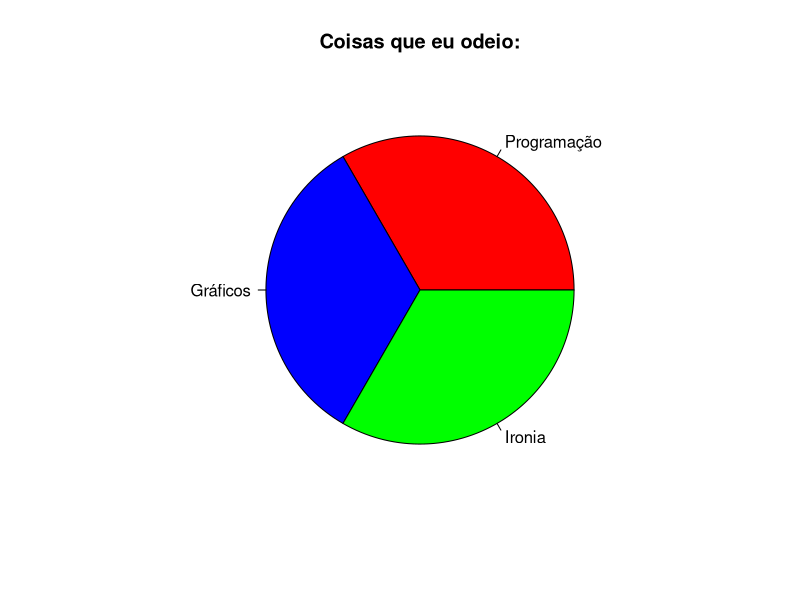

The R source for this figure:
# Dados de exemplo
dados <- c(30, 30, 30)

# Cores para as fatias
cores <- c("red", "blue", "green")

# Rótulos para as fatias
rotulos <- c("Programação", "Gráficos", "Ironia")

# Criar o gráfico de pizza
pie(dados, labels = rotulos, col = cores)

# Adicionar um título
title("Coisas que eu odeio:")

# # Adicionar uma legenda
# legend("bottomright", legend = rotulos, fill = cores, title = "Veja uma pizza")


